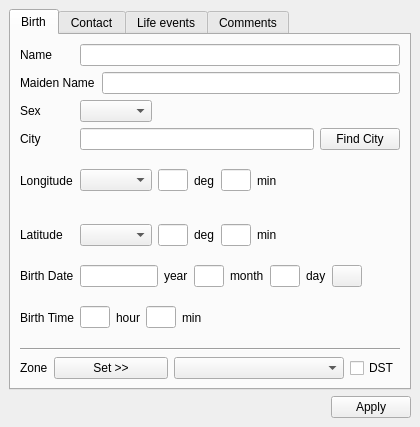
<ui version="4.0" >
 <class>Client</class>
 <widget class="QWidget" name="Client" >
  <property name="geometry" >
   <rect>
    <x>0</x>
    <y>0</y>
    <width>420</width>
    <height>427</height>
   </rect>
  </property>
  <property name="windowTitle" >
   <string>Personal Info</string>
  </property>
  <layout class="QVBoxLayout" >
   <property name="margin" >
    <number>9</number>
   </property>
   <property name="spacing" >
    <number>6</number>
   </property>
   <item>
    <widget class="QTabWidget" name="tabWidget" >
     <property name="currentIndex" >
      <number>0</number>
     </property>
     <widget class="QWidget" name="tab" >
      <attribute name="title" >
       <string>Birth</string>
      </attribute>
      <layout class="QGridLayout" >
       <property name="margin" >
        <number>9</number>
       </property>
       <property name="spacing" >
        <number>6</number>
       </property>
       <item row="9" column="0" >
        <widget class="QLabel" name="label_18" >
         <property name="text" >
          <string>Zone</string>
         </property>
        </widget>
       </item>
       <item row="5" column="0" colspan="2" >
        <widget class="QLabel" name="label_10" >
         <property name="text" >
          <string>Latitude</string>
         </property>
        </widget>
       </item>
       <item row="5" column="2" colspan="2" >
        <layout class="QHBoxLayout" >
         <property name="margin" >
          <number>0</number>
         </property>
         <property name="spacing" >
          <number>6</number>
         </property>
         <item>
          <widget class="QComboBox" name="latitude_combo" />
         </item>
         <item>
          <widget class="QLineEdit" name="latitude_deg_line" >
           <property name="sizePolicy" >
            <sizepolicy>
             <hsizetype>0</hsizetype>
             <vsizetype>0</vsizetype>
             <horstretch>0</horstretch>
             <verstretch>0</verstretch>
            </sizepolicy>
           </property>
           <property name="minimumSize" >
            <size>
             <width>30</width>
             <height>0</height>
            </size>
           </property>
           <property name="maximumSize" >
            <size>
             <width>30</width>
             <height>16777215</height>
            </size>
           </property>
           <property name="inputMask" >
            <string>999; </string>
           </property>
          </widget>
         </item>
         <item>
          <widget class="QLabel" name="label_27" >
           <property name="text" >
            <string>deg</string>
           </property>
          </widget>
         </item>
         <item>
          <widget class="QLineEdit" name="latitude_min_line" >
           <property name="sizePolicy" >
            <sizepolicy>
             <hsizetype>0</hsizetype>
             <vsizetype>0</vsizetype>
             <horstretch>0</horstretch>
             <verstretch>0</verstretch>
            </sizepolicy>
           </property>
           <property name="minimumSize" >
            <size>
             <width>30</width>
             <height>0</height>
            </size>
           </property>
           <property name="maximumSize" >
            <size>
             <width>30</width>
             <height>16777215</height>
            </size>
           </property>
           <property name="inputMask" >
            <string>99; </string>
           </property>
          </widget>
         </item>
         <item>
          <widget class="QLabel" name="label_28" >
           <property name="text" >
            <string>min</string>
           </property>
          </widget>
         </item>
         <item>
          <spacer>
           <property name="orientation" >
            <enum>Qt::Horizontal</enum>
           </property>
           <property name="sizeHint" >
            <size>
             <width>40</width>
             <height>20</height>
            </size>
           </property>
          </spacer>
         </item>
        </layout>
       </item>
       <item row="4" column="2" colspan="2" >
        <layout class="QHBoxLayout" >
         <property name="margin" >
          <number>0</number>
         </property>
         <property name="spacing" >
          <number>6</number>
         </property>
         <item>
          <widget class="QComboBox" name="longitude_combo" />
         </item>
         <item>
          <widget class="QLineEdit" name="longitude_deg_line" >
           <property name="sizePolicy" >
            <sizepolicy>
             <hsizetype>0</hsizetype>
             <vsizetype>0</vsizetype>
             <horstretch>0</horstretch>
             <verstretch>0</verstretch>
            </sizepolicy>
           </property>
           <property name="minimumSize" >
            <size>
             <width>30</width>
             <height>0</height>
            </size>
           </property>
           <property name="maximumSize" >
            <size>
             <width>30</width>
             <height>16777215</height>
            </size>
           </property>
           <property name="inputMask" >
            <string>999; </string>
           </property>
          </widget>
         </item>
         <item>
          <widget class="QLabel" name="label_25" >
           <property name="text" >
            <string>deg</string>
           </property>
          </widget>
         </item>
         <item>
          <widget class="QLineEdit" name="longitude_min_line" >
           <property name="sizePolicy" >
            <sizepolicy>
             <hsizetype>0</hsizetype>
             <vsizetype>0</vsizetype>
             <horstretch>0</horstretch>
             <verstretch>0</verstretch>
            </sizepolicy>
           </property>
           <property name="minimumSize" >
            <size>
             <width>30</width>
             <height>0</height>
            </size>
           </property>
           <property name="maximumSize" >
            <size>
             <width>30</width>
             <height>16777215</height>
            </size>
           </property>
           <property name="inputMask" >
            <string>99; </string>
           </property>
          </widget>
         </item>
         <item>
          <widget class="QLabel" name="label_26" >
           <property name="text" >
            <string>min</string>
           </property>
          </widget>
         </item>
         <item>
          <spacer>
           <property name="orientation" >
            <enum>Qt::Horizontal</enum>
           </property>
           <property name="sizeHint" >
            <size>
             <width>40</width>
             <height>20</height>
            </size>
           </property>
          </spacer>
         </item>
        </layout>
       </item>
       <item row="4" column="0" colspan="2" >
        <widget class="QLabel" name="label_9" >
         <property name="text" >
          <string>Longitude</string>
         </property>
        </widget>
       </item>
       <item row="3" column="2" colspan="2" >
        <layout class="QHBoxLayout" >
         <property name="margin" >
          <number>0</number>
         </property>
         <property name="spacing" >
          <number>6</number>
         </property>
         <item>
          <widget class="QLineEdit" name="city_line" />
         </item>
         <item>
          <widget class="QPushButton" name="find_city_button" >
           <property name="text" >
            <string>Find City</string>
           </property>
          </widget>
         </item>
        </layout>
       </item>
       <item row="3" column="0" colspan="2" >
        <widget class="QLabel" name="label_6" >
         <property name="text" >
          <string>City</string>
         </property>
        </widget>
       </item>
       <item row="2" column="0" colspan="2" >
        <widget class="QLabel" name="label_2" >
         <property name="text" >
          <string>Sex</string>
         </property>
        </widget>
       </item>
       <item row="2" column="2" colspan="2" >
        <layout class="QHBoxLayout" >
         <property name="margin" >
          <number>0</number>
         </property>
         <property name="spacing" >
          <number>6</number>
         </property>
         <item>
          <widget class="QComboBox" name="sex_combo" />
         </item>
         <item>
          <spacer>
           <property name="orientation" >
            <enum>Qt::Horizontal</enum>
           </property>
           <property name="sizeHint" >
            <size>
             <width>40</width>
             <height>20</height>
            </size>
           </property>
          </spacer>
         </item>
        </layout>
       </item>
       <item row="1" column="3" >
        <widget class="QLineEdit" name="maiden_line" />
       </item>
       <item row="1" column="0" colspan="3" >
        <widget class="QLabel" name="label_8" >
         <property name="text" >
          <string>Maiden Name</string>
         </property>
        </widget>
       </item>
       <item row="0" column="2" colspan="2" >
        <widget class="QLineEdit" name="name_line" >
         <property name="inputMask" >
          <string/>
         </property>
         <property name="echoMode" >
          <enum>QLineEdit::Normal</enum>
         </property>
        </widget>
       </item>
       <item row="0" column="0" colspan="2" >
        <widget class="QLabel" name="label" >
         <property name="text" >
          <string>Name</string>
         </property>
        </widget>
       </item>
       <item row="6" column="0" colspan="2" >
        <widget class="QLabel" name="label_3" >
         <property name="text" >
          <string>Birth Date</string>
         </property>
        </widget>
       </item>
       <item row="7" column="2" colspan="2" >
        <layout class="QHBoxLayout" >
         <property name="margin" >
          <number>0</number>
         </property>
         <property name="spacing" >
          <number>6</number>
         </property>
         <item>
          <widget class="QLineEdit" name="hour_line" >
           <property name="sizePolicy" >
            <sizepolicy>
             <hsizetype>1</hsizetype>
             <vsizetype>0</vsizetype>
             <horstretch>0</horstretch>
             <verstretch>0</verstretch>
            </sizepolicy>
           </property>
           <property name="minimumSize" >
            <size>
             <width>30</width>
             <height>0</height>
            </size>
           </property>
           <property name="maximumSize" >
            <size>
             <width>30</width>
             <height>16777215</height>
            </size>
           </property>
           <property name="inputMask" >
            <string>99; </string>
           </property>
          </widget>
         </item>
         <item>
          <widget class="QLabel" name="label_22" >
           <property name="text" >
            <string>hour</string>
           </property>
          </widget>
         </item>
         <item>
          <widget class="QLineEdit" name="minute_line" >
           <property name="minimumSize" >
            <size>
             <width>30</width>
             <height>0</height>
            </size>
           </property>
           <property name="maximumSize" >
            <size>
             <width>30</width>
             <height>16777215</height>
            </size>
           </property>
           <property name="inputMask" >
            <string>99; </string>
           </property>
          </widget>
         </item>
         <item>
          <widget class="QLabel" name="label_23" >
           <property name="text" >
            <string>min</string>
           </property>
          </widget>
         </item>
         <item>
          <spacer>
           <property name="orientation" >
            <enum>Qt::Horizontal</enum>
           </property>
           <property name="sizeHint" >
            <size>
             <width>40</width>
             <height>20</height>
            </size>
           </property>
          </spacer>
         </item>
        </layout>
       </item>
       <item row="7" column="0" colspan="2" >
        <widget class="QLabel" name="label_17" >
         <property name="text" >
          <string>Birth Time</string>
         </property>
        </widget>
       </item>
       <item row="6" column="2" colspan="2" >
        <layout class="QHBoxLayout" >
         <property name="margin" >
          <number>0</number>
         </property>
         <property name="spacing" >
          <number>6</number>
         </property>
         <item>
          <widget class="QLineEdit" name="year_line" >
           <property name="sizePolicy" >
            <sizepolicy>
             <hsizetype>1</hsizetype>
             <vsizetype>0</vsizetype>
             <horstretch>0</horstretch>
             <verstretch>0</verstretch>
            </sizepolicy>
           </property>
           <property name="minimumSize" >
            <size>
             <width>60</width>
             <height>0</height>
            </size>
           </property>
           <property name="maximumSize" >
            <size>
             <width>80</width>
             <height>16777215</height>
            </size>
           </property>
           <property name="inputMask" >
            <string>0000; </string>
           </property>
          </widget>
         </item>
         <item>
          <widget class="QLabel" name="label_20" >
           <property name="sizePolicy" >
            <sizepolicy>
             <hsizetype>0</hsizetype>
             <vsizetype>5</vsizetype>
             <horstretch>0</horstretch>
             <verstretch>0</verstretch>
            </sizepolicy>
           </property>
           <property name="text" >
            <string>year</string>
           </property>
          </widget>
         </item>
         <item>
          <widget class="QLineEdit" name="month_line" >
           <property name="sizePolicy" >
            <sizepolicy>
             <hsizetype>1</hsizetype>
             <vsizetype>0</vsizetype>
             <horstretch>0</horstretch>
             <verstretch>0</verstretch>
            </sizepolicy>
           </property>
           <property name="minimumSize" >
            <size>
             <width>30</width>
             <height>0</height>
            </size>
           </property>
           <property name="maximumSize" >
            <size>
             <width>30</width>
             <height>16777215</height>
            </size>
           </property>
           <property name="inputMask" >
            <string>99; </string>
           </property>
          </widget>
         </item>
         <item>
          <widget class="QLabel" name="label_19" >
           <property name="sizePolicy" >
            <sizepolicy>
             <hsizetype>0</hsizetype>
             <vsizetype>5</vsizetype>
             <horstretch>0</horstretch>
             <verstretch>0</verstretch>
            </sizepolicy>
           </property>
           <property name="text" >
            <string>month</string>
           </property>
          </widget>
         </item>
         <item>
          <widget class="QLineEdit" name="day_line" >
           <property name="sizePolicy" >
            <sizepolicy>
             <hsizetype>1</hsizetype>
             <vsizetype>0</vsizetype>
             <horstretch>0</horstretch>
             <verstretch>0</verstretch>
            </sizepolicy>
           </property>
           <property name="minimumSize" >
            <size>
             <width>30</width>
             <height>0</height>
            </size>
           </property>
           <property name="maximumSize" >
            <size>
             <width>30</width>
             <height>16777215</height>
            </size>
           </property>
           <property name="inputMask" >
            <string>99; </string>
           </property>
          </widget>
         </item>
         <item>
          <widget class="QLabel" name="label_21" >
           <property name="sizePolicy" >
            <sizepolicy>
             <hsizetype>0</hsizetype>
             <vsizetype>5</vsizetype>
             <horstretch>0</horstretch>
             <verstretch>0</verstretch>
            </sizepolicy>
           </property>
           <property name="text" >
            <string>day</string>
           </property>
          </widget>
         </item>
         <item>
          <widget class="QPushButton" name="birthdate_button" >
           <property name="sizePolicy" >
            <sizepolicy>
             <hsizetype>1</hsizetype>
             <vsizetype>0</vsizetype>
             <horstretch>0</horstretch>
             <verstretch>0</verstretch>
            </sizepolicy>
           </property>
           <property name="minimumSize" >
            <size>
             <width>30</width>
             <height>0</height>
            </size>
           </property>
           <property name="maximumSize" >
            <size>
             <width>30</width>
             <height>16777215</height>
            </size>
           </property>
           <property name="text" >
            <string/>
           </property>
          </widget>
         </item>
         <item>
          <spacer>
           <property name="orientation" >
            <enum>Qt::Horizontal</enum>
           </property>
           <property name="sizeHint" >
            <size>
             <width>40</width>
             <height>20</height>
            </size>
           </property>
          </spacer>
         </item>
        </layout>
       </item>
       <item row="8" column="0" colspan="4" >
        <widget class="Line" name="line" >
         <property name="orientation" >
          <enum>Qt::Horizontal</enum>
         </property>
        </widget>
       </item>
       <item row="9" column="1" colspan="3" >
        <layout class="QHBoxLayout" >
         <property name="margin" >
          <number>0</number>
         </property>
         <property name="spacing" >
          <number>6</number>
         </property>
         <item>
          <widget class="QPushButton" name="set_zone_button" >
           <property name="sizePolicy" >
            <sizepolicy>
             <hsizetype>1</hsizetype>
             <vsizetype>1</vsizetype>
             <horstretch>254</horstretch>
             <verstretch>0</verstretch>
            </sizepolicy>
           </property>
           <property name="text" >
            <string>Set >></string>
           </property>
          </widget>
         </item>
         <item>
          <widget class="QComboBox" name="zone_combo" >
           <property name="sizePolicy" >
            <sizepolicy>
             <hsizetype>5</hsizetype>
             <vsizetype>4</vsizetype>
             <horstretch>1</horstretch>
             <verstretch>0</verstretch>
            </sizepolicy>
           </property>
           <property name="minimumSize" >
            <size>
             <width>170</width>
             <height>0</height>
            </size>
           </property>
          </widget>
         </item>
         <item>
          <widget class="QCheckBox" name="dst_check" >
           <property name="text" >
            <string>DST</string>
           </property>
          </widget>
         </item>
        </layout>
       </item>
      </layout>
     </widget>
     <widget class="QWidget" name="tab_2" >
      <attribute name="title" >
       <string>Contact</string>
      </attribute>
      <layout class="QVBoxLayout" >
       <property name="margin" >
        <number>9</number>
       </property>
       <property name="spacing" >
        <number>6</number>
       </property>
       <item>
        <layout class="QGridLayout" >
         <property name="margin" >
          <number>0</number>
         </property>
         <property name="spacing" >
          <number>6</number>
         </property>
         <item row="0" column="1" >
          <widget class="QLineEdit" name="phone1_line" />
         </item>
         <item row="1" column="1" >
          <widget class="QLineEdit" name="phone2_line" />
         </item>
         <item row="2" column="1" >
          <widget class="QLineEdit" name="mobile1_line" />
         </item>
         <item row="0" column="0" >
          <widget class="QLabel" name="label_12" >
           <property name="text" >
            <string>Phone1</string>
           </property>
          </widget>
         </item>
         <item row="3" column="1" >
          <widget class="QLineEdit" name="mobile2_line" />
         </item>
         <item row="2" column="0" >
          <widget class="QLabel" name="label_13" >
           <property name="text" >
            <string>Mobile1</string>
           </property>
          </widget>
         </item>
         <item row="3" column="0" >
          <widget class="QLabel" name="label_15" >
           <property name="text" >
            <string>Mobile2</string>
           </property>
          </widget>
         </item>
         <item row="4" column="1" >
          <widget class="QLineEdit" name="email_line" />
         </item>
         <item row="4" column="0" >
          <widget class="QLabel" name="label_11" >
           <property name="text" >
            <string>e-mail</string>
           </property>
          </widget>
         </item>
         <item row="1" column="0" >
          <widget class="QLabel" name="label_14" >
           <property name="text" >
            <string>Phone2</string>
           </property>
          </widget>
         </item>
        </layout>
       </item>
       <item>
        <widget class="QLabel" name="label_4" >
         <property name="text" >
          <string>Address</string>
         </property>
        </widget>
       </item>
       <item>
        <widget class="QTextEdit" name="address_text" />
       </item>
      </layout>
     </widget>
     <widget class="QWidget" name="tab_3" >
      <attribute name="title" >
       <string>Life events</string>
      </attribute>
      <layout class="QVBoxLayout" >
       <property name="margin" >
        <number>9</number>
       </property>
       <property name="spacing" >
        <number>6</number>
       </property>
       <item>
        <widget class="QTableWidget" name="events_table" />
       </item>
      </layout>
     </widget>
     <widget class="QWidget" name="tab_4" >
      <attribute name="title" >
       <string>Comments</string>
      </attribute>
      <layout class="QVBoxLayout" >
       <property name="margin" >
        <number>9</number>
       </property>
       <property name="spacing" >
        <number>6</number>
       </property>
       <item>
        <widget class="QTextEdit" name="comment_text" />
       </item>
      </layout>
     </widget>
    </widget>
   </item>
   <item>
    <layout class="QHBoxLayout" >
     <property name="margin" >
      <number>0</number>
     </property>
     <property name="spacing" >
      <number>6</number>
     </property>
     <item>
      <spacer>
       <property name="orientation" >
        <enum>Qt::Horizontal</enum>
       </property>
       <property name="sizeHint" >
        <size>
         <width>40</width>
         <height>20</height>
        </size>
       </property>
      </spacer>
     </item>
     <item>
      <widget class="QPushButton" name="apply_button" >
       <property name="text" >
        <string>Apply</string>
       </property>
      </widget>
     </item>
    </layout>
   </item>
  </layout>
 </widget>
 <tabstops>
  <tabstop>tabWidget</tabstop>
  <tabstop>name_line</tabstop>
  <tabstop>maiden_line</tabstop>
  <tabstop>sex_combo</tabstop>
  <tabstop>longitude_deg_line</tabstop>
  <tabstop>longitude_min_line</tabstop>
  <tabstop>latitude_deg_line</tabstop>
  <tabstop>latitude_min_line</tabstop>
  <tabstop>zone_combo</tabstop>
  <tabstop>year_line</tabstop>
  <tabstop>month_line</tabstop>
  <tabstop>day_line</tabstop>
  <tabstop>birthdate_button</tabstop>
  <tabstop>hour_line</tabstop>
  <tabstop>minute_line</tabstop>
  <tabstop>dst_check</tabstop>
  <tabstop>phone1_line</tabstop>
  <tabstop>phone2_line</tabstop>
  <tabstop>mobile1_line</tabstop>
  <tabstop>mobile2_line</tabstop>
  <tabstop>email_line</tabstop>
  <tabstop>address_text</tabstop>
  <tabstop>comment_text</tabstop>
  <tabstop>apply_button</tabstop>
 </tabstops>
 <resources/>
 <connections/>
</ui>
